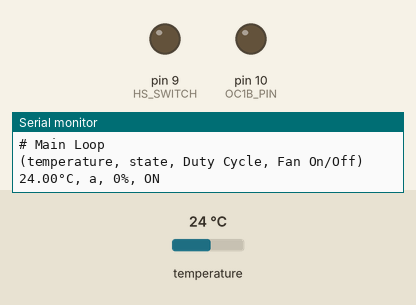
The sketch below on a simulated Arduino Nano, built with avr-gcc and run on an emulated ATmega328P. Parts: output pins drawn as LEDs (lit = HIGH), the last lines printed to the serial monitor. The inputs (shaded band) are chosen by the test bench; at power-on: temperature 24 °C.

Above: at 3.5 s.
3.6 s: temperature set to 37.1 °C
15.5 s: temperature set to 37.6 °C
At 21.2 s:
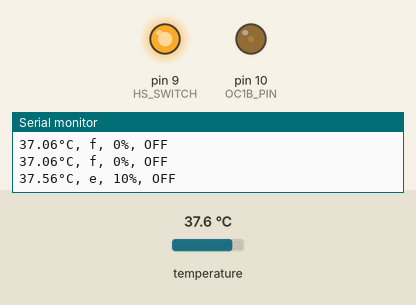
27.4 s: temperature set to 41 °C
At 32.3 s:
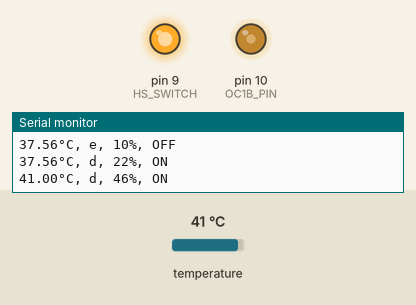
Timing chart, 0 to 33.8 s (numbered marks = the images above; inputs shaded):
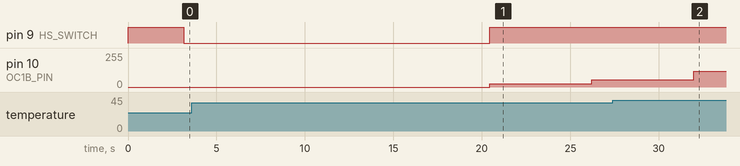

Measured:
- the behaviour switches between 37.5 and 37.6 °C on temperature (found by bisection; images 0 and 1)
- after the input at 15.5 s, pin 9 (HS_SWITCH): LOW → HIGH after 4.9 s; pin 10 (OC1B_PIN): 0/255 → 26/255 after 4.9 s, → 56/255 5.8 s later
- after the input at 27.4 s, pin 10 (OC1B_PIN): 56/255 → 117/255 after 4.6 s

The sketch:

Fan_Temp_Control.ino
```cpp
// Fan_Temp_Control.ino ##############################################
/* This code was written to control the temperature inside a server cabinet
by measuring the temperature with a DS18b20 Temperature probe and
outputting a PWM signal with the Arduino Nano to control a 4-Pin fan.
Unlike the cheap control boards from Amazon or Ebay this code switches
the fan off when the temperature is low enough. */


/*

The following constants should be changed according to the use case:

constant (default value) - description

tempLow (35) - Below this temperature (minus half hysteresis) the fan shuts off.
               It shuts on again at this temperature plus half hysteresis

tempHigh (50) - At and above this temperature the fan is at maximum speed

hyteresis (5) - Hysteresis to prevent frequent on/off switching at the threshold

minDuty (10) - Minimum fan speed to prevent stalling
maxDuty (100) - Maximum fan speed to limit noise

 */


#include <OneWire.h>
#include <DallasTemperature.h>

// Digital pin of temperature sensor
#define ONE_WIRE_BUS 2

// Setup a oneWire instance
OneWire oneWire(ONE_WIRE_BUS);

// Setup temperature sensor library
DallasTemperature sensors(&oneWire);

// PWM output pin
const byte OC1B_PIN = 10;

// Digital pin for controlliing optional high side switch
const byte HS_SWITCH = 9;

// how frequently the main loop runs
const int tempSetInterval = 5000;


// temperatur settings
const float tempLow = 35;
const float tempHigh = 50;
const float hyteresis = 5;
const int minDuty = 10;
const int maxDuty = 100;

// state on/off of Fan
bool fanState = HIGH;

// current duty cycle
byte duty = 100;

// new duty cycle
byte newDuty = 100;


void setup() {
	//enable output for Timer 1
	pinMode(OC1B_PIN,OUTPUT);
	setupTimer1();

	// configure High-Side Switch
	pinMode(HS_SWITCH,OUTPUT);
	digitalWrite(HS_SWITCH, HIGH); // default: Fan on


	// start serial port
	Serial.begin(9600);

	// Start up the temperature library
	sensors.begin();
	sensors.requestTemperatures();


	// welcome message
	Serial.println("## Start of Program ##");
	Serial.println();

	Serial.println("# Connections #");

	Serial.println(" Temperature Sensor (VCC, Data, GND)");
	Serial.print(  "            Arduino: 3V3, D");
	Serial.print(ONE_WIRE_BUS);
	Serial.println("  , GND");
	Serial.println("            *additionally 4k7 pullup between VCC and Data");
	Serial.println();

	Serial.println(" 4-Pin Fan (GND, VCC, Sense, Control)");
	Serial.print(  "   Arduino: GND, 12V, n/C  , D");
	Serial.println(OC1B_PIN);
	Serial.println();

	Serial.println(" Optional High-Side Switch");
	Serial.print(  "   Arduino: D");
	Serial.println(HS_SWITCH);
	Serial.println();

	Serial.println("# Settings #");
	Serial.println(" Below this temperature (minus half hysteresis) the fan");
	Serial.println(" shuts off. It enables again at this temperature plus half hysteresis:");
	Serial.print("  tempLow: "); Serial.print(tempLow); Serial.println("°C");


	Serial.println(" At and above this temperature the fan is at maximum speed: ");
	Serial.print("  tempHigh: "); Serial.print(tempHigh); Serial.println("°C");
	Serial.println();

	Serial.println(" Between these two temperatures the fan is regulated from");
	Serial.println(" the minimum fan speed to maximum fan speed");
	Serial.println();

	Serial.println(" Hysteresis to prevent frequent on/off switching at the threshold");
	Serial.print("  hyteresis: "); Serial.print(hyteresis); Serial.println("°C");
	Serial.println();

	Serial.println(" Minimum fan speed to prevent stalling");
	Serial.print("  minDuty: "); Serial.print(minDuty); Serial.println(" %");
	Serial.println();

	Serial.println(" Maximum fan speed to limit noise");
	Serial.print("  maxDuty: "); Serial.print(maxDuty); Serial.println(" %");
	Serial.println();

	Serial.println(" The fan speed is adjusted at the following interval:");
	Serial.print("  tempSetInterval: "); Serial.print(tempSetInterval); Serial.println(" ms");


	Serial.println(); delay(100);
	Serial.println(); delay(100);
	Serial.println(); delay(100);
	Serial.println(); delay(100);
	Serial.println(); delay(100);
	Serial.println(); delay(100);
	Serial.println(); delay(100);

	Serial.println("# Main Loop");
	Serial.println("(temperature, state, Duty Cycle, Fan On/Off)");
	Serial.println();

}


// main loop ##############################################
void loop() {
	// measure temperature, calculate Duty cycle, set PWM
	tempToPwmDuty();
	// wait for a bit
	delay(tempSetInterval);
}


// setting PWM ############################################
void setPwmDuty() {
	if (duty == 0) {
		fanState = LOW;
		// Disable high side switch
		digitalWrite(HS_SWITCH, LOW);
	} else if (duty > 0) {
		fanState = HIGH;
		// Enable high side switch
		digitalWrite(HS_SWITCH, HIGH);
	}

	setFan(duty);

}


// calculate new PWM ######################################
void tempToPwmDuty() {

	sensors.requestTemperatures();

	float temp = sensors.getTempCByIndex(0);

	Serial.print(temp);
	Serial.print("°C, ");

	if (temp < tempLow) {
		// distinguish two cases to consider hyteresis
		if (fanState == HIGH) {
			if (temp < tempLow - (hyteresis / 2) ) {
				// fan is on, temp below threshold minus hysteresis -> switch off
				Serial.print("a, ");
				newDuty = 0;
			} else {
				// fan is on, temp not below threshold minus hysteresis -> keep minimum speed
				Serial.print("b, ");
				newDuty = minDuty;
			}
		} else if (fanState == LOW) {
			// fan is off, temp below threshold -> keep off
			Serial.print("c, ");
			newDuty = 0;
		}

	} else if (temp < tempHigh) {
		// distinguish two cases to consider hyteresis
		if (fanState == HIGH) {
			// fan is on, temp above threshold > control fan speed
			Serial.print("d, ");
			newDuty = map(temp, tempLow, tempHigh, minDuty, maxDuty);
		} else if (fanState == LOW) {
			if (temp > tempLow + (hyteresis / 2) ) {
				// fan is off, temp above threshold plus hysteresis -> switch on
				Serial.print("e, ");
				newDuty = minDuty;
			} else {
				// fan is on, temp not above threshold plus hysteresis -> keep off
				Serial.print("f, ");
				newDuty = 0;
			}
		}
	} else if (temp >= tempHigh) {
		// fan is on, temp above maximum temperature -> maximum speed
		Serial.print("g, ");
		newDuty = maxDuty;
	} else {
		// any other temperature -> maximum speed (this case should never occur)
		Serial.print("h, ");
		newDuty = maxDuty;
	}

 	//set new duty
 	duty = newDuty;

	Serial.print(duty);
  	Serial.print("%, ");

 	if (fanState==0) {Serial.println("OFF");} else {Serial.println("ON");}
	setPwmDuty();
}


// Setup Timer control
void setupTimer1(){
    //Set PWM frequency to about 25khz on pins 9,10 (timer 1 mode 10, no prescale, count to 320)
    TCCR1A = (1 << COM1A1) | (1 << COM1B1) | (1 << WGM11);
    TCCR1B = (1 << CS10) | (1 << WGM13);
    ICR1 = 320;
    OCR1A = 0;
    OCR1B = 0;
}
//equivalent of analogWrite on pin 10
void setFan(int fan){
	float f = fan;
	f = f / 100;
    f=f<0?0:f>1?1:f;
    OCR1B = (uint16_t)(320*f);
}
```
